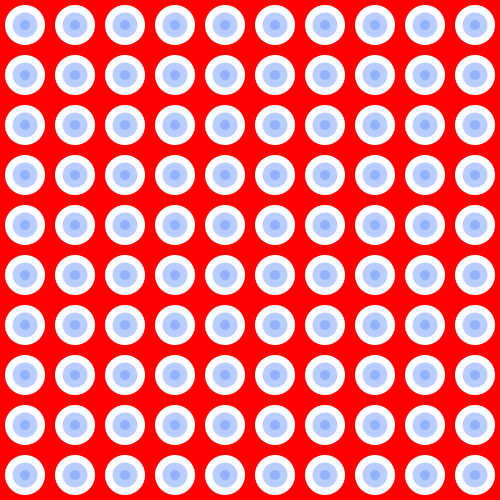
Frame 1 (no input)
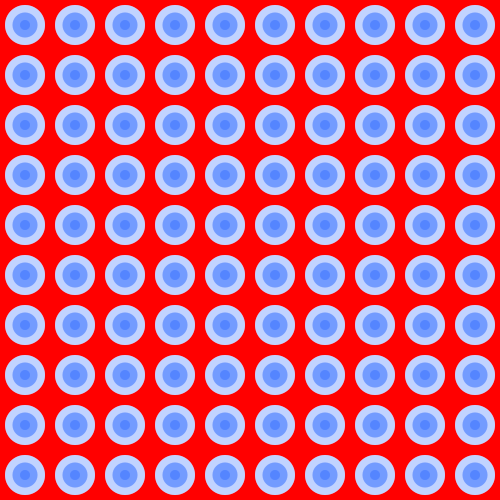
Frame 2 (the mouse pressed at the canvas centre, redrawn once)

The Processing sketch that drew these frames (run headless with seeded random() and noise(); the mouse was pressed at the canvas centre and the sketch redrawn once):

// Processing sketch: processing_84698
// ── processing_84698.pde

void setup()
{
  //SIZE
  //La taille en pixel du papier de la fenêtre est largeur= 220 hauteur= 200
  size(500,500);
  
  smooth();
 
  //BACKGROUND
  //Peindre le fond de notre fenetre (#FF0000)
  background(#FF0000);
 
}

void draw()
{
  //NOStroke
  noStroke();
  
 //Ellipse
 for( int posx = 25; posx<= 475; posx = posx+50) 
 for( int posy = 25; posy<= 475; posy = posy+50) 
 { ellipse(posx,posy,40,40);} 
 
 //FILL
 fill(#3972FF,90);
 for( int posx = 25; posx<= 475; posx = posx+50) 
 for( int posy = 25; posy<= 475; posy = posy+50) 
 { ellipse(posx,posy,25,25);} 
 
 //FILL
 fill(#3972FF,80);
 for( int posx = 25; posx<= 475; posx = posx+50) 
 for( int posy = 25; posy<= 475; posy = posy+50) 
 { ellipse(posx,posy,10,10);} 
 
  //NOLOOP
  noLoop();
}
